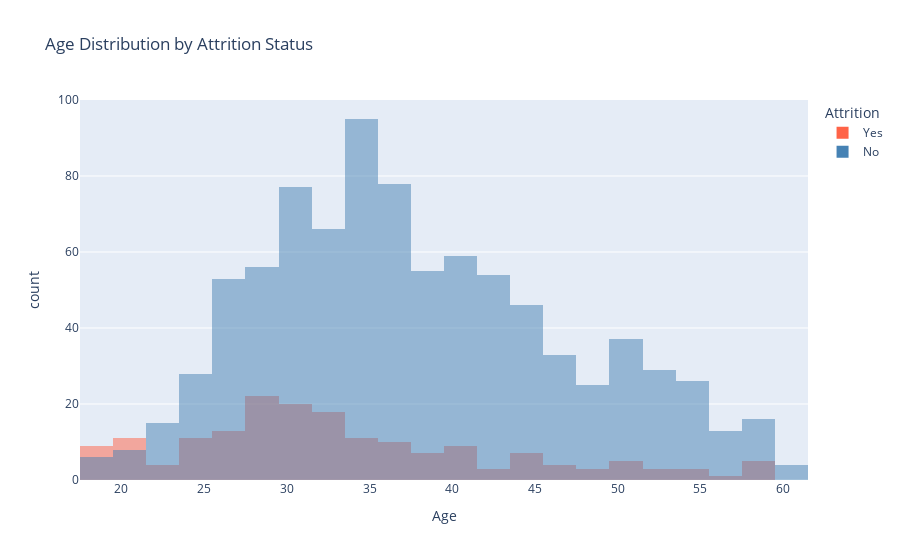

Notebook source saved alongside this figure:
### Markdown cell above
Dari grafik diatas, banyaknya karyawan yang keluar adalah dengan Job role Laboratory Tecnician

### Code cell
# Membuat histogram untuk melihat distribusi umur berdasarkan status Attrition
fig = px.histogram(data, 
                   x='Age', 
                   color='Attrition', 
                   barmode='overlay', 
                   title='Age Distribution by Attrition Status',
                   labels={'Attrition': 'Attrition', 'Age': 'Age'},
                   color_discrete_map={'Yes': '#FF6347', 'No': '#4682B4'})

# Menampilkan grafik
fig.show()

### Figure 1 — Plotly figure (JSON) as saved in the notebook; plotly's stock layout.template omitted (floating-point values rounded to 4 significant figures; data arrays with more than 128 entries replaced by an {"elided": "..."} marker saying what was removed)
{"data": [{"alignmentgroup": "True", "bingroup": "x", "hovertemplate": "Attrition=Yes<br>Age=%{x}<br>count=%{y}<extra></extra>", "legendgroup": "Yes", "marker": {"color": "#FF6347", "opacity": 0.5, "pattern": {"shape": ""}}, "name": "Yes", "offsetgroup": "Yes", "orientation": "v", "showlegend": true, "type": "histogram", "x": {"elided": "179 int values"}, "xaxis": "x", "yaxis": "y"}, {"alignmentgroup": "True", "bingroup": "x", "hovertemplate": "Attrition=No<br>Age=%{x}<br>count=%{y}<extra></extra>", "legendgroup": "No", "marker": {"color": "#4682B4", "opacity": 0.5, "pattern": {"shape": ""}}, "name": "No", "offsetgroup": "No", "orientation": "v", "showlegend": true, "type": "histogram", "x": {"elided": "879 int values"}, "xaxis": "x", "yaxis": "y"}], "layout": {"barmode": "overlay", "legend": {"title": {"text": "Attrition"}, "tracegroupgap": 0}, "title": {"text": "Age Distribution by Attrition Status"}, "xaxis": {"anchor": "y", "domain": [0, 1], "title": {"text": "Age"}}, "yaxis": {"anchor": "x", "domain": [0, 1], "title": {"text": "count"}}}}
